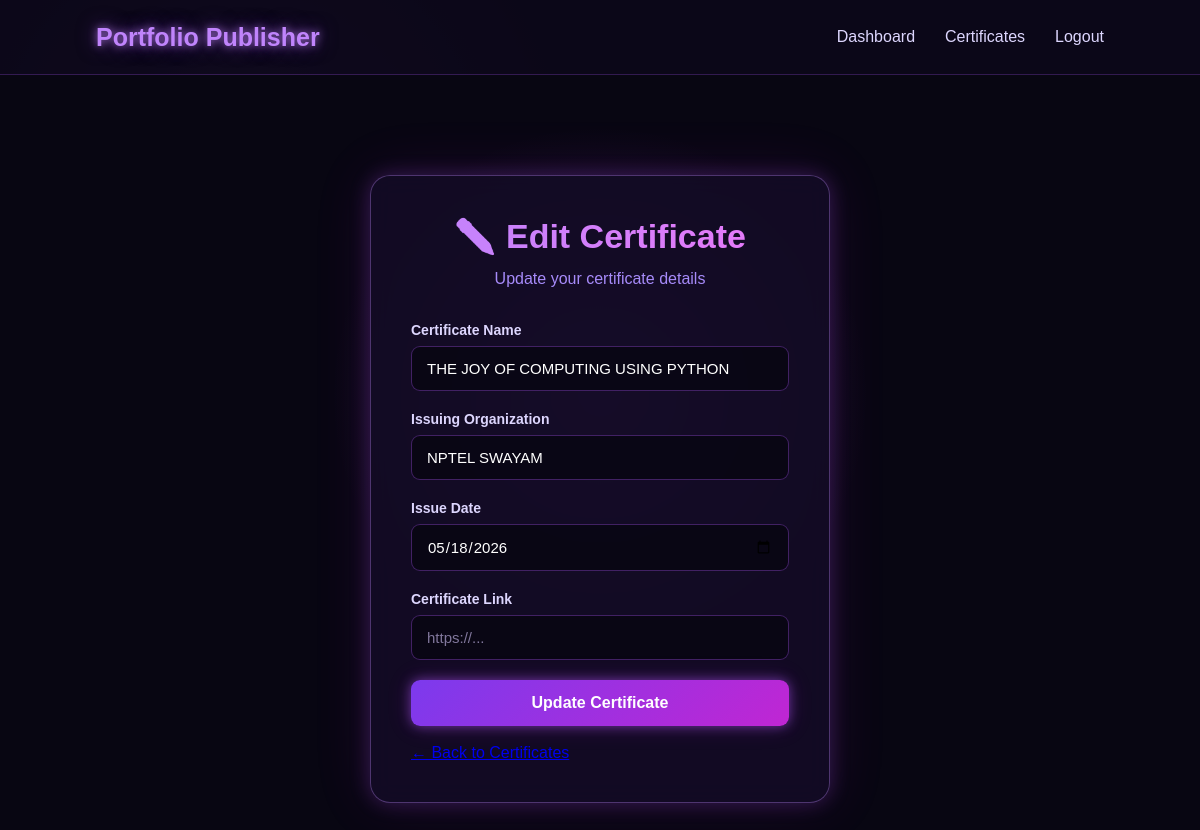
The app's page /edit-certificate/10 (signed in) with its own data.
### tables this page shows
CREATE TABLE certificates (
        id INTEGER PRIMARY KEY AUTOINCREMENT,
        user_id INTEGER NOT NULL,
        certificate_name TEXT NOT NULL,
        issuing_organization TEXT,
        issue_date TEXT,
        certificate_link TEXT, certificate_image TEXT,
        FOREIGN KEY (user_id) REFERENCES users(id)
    );

### app.py (the view, shortened to what this page needs)
@app.route("/edit-certificate/<int:certificate_id>", methods=["GET", "POST"])
def edit_certificate(certificate_id):
    if "user_id" not in session:
        return redirect(url_for("login"))
    conn = get_db()
    certificate = conn.execute(
        """
        SELECT *
        FROM certificates
        WHERE id = ? AND user_id = ?
        """,
        (
            certificate_id,
            session["user_id"]
        )
    ).fetchone()
    if not certificate:
        conn.close()
        return "Certificate not found!"
    conn.close()
    return render_template(
        "edit_certificate.html",
        certificate=certificate
    )

### app.py (called while the page is built)
def get_db():
    conn = sqlite3.connect("portfolio.db")
    conn.row_factory = sqlite3.Row
    return conn

### templates/edit_certificate.html (shortened to what this page needs)
<!DOCTYPE html>
<html lang="en">
<head>
    <link rel="stylesheet"
          href="{{ url_for('static', filename='css/style.css') }}">
</head>
<body>
    <nav class="navbar">
        <div class="logo">
            Portfolio Publisher
        </div>
        <div class="nav-links">
            <a href="/dashboard">Dashboard</a>
            <a href="/certificates">Certificates</a>
            <a href="/logout">Logout</a>
        </div>
    </nav>
    <div class="auth-container">
        <div class="auth-box">
            <h1>✏️ Edit Certificate</h1>
            <p class="auth-subtitle">
                Update your certificate details
            </p>
            <form method="POST">
                <label>Certificate Name</label>
                <input
                    type="text"
                    name="certificate_name"
                    value="{{ certificate['certificate_name'] }}"
                    required
                >
                <label>Issuing Organization</label>
                <input
                    type="text"
                    name="issuing_organization"
                    value="{{ certificate['issuing_organization'] }}"
                >
                <label>Issue Date</label>
                <input
                    type="date"
                    name="issue_date"
                    value="{{ certificate['issue_date'] }}"
                >
                <label>Certificate Link</label>
                <input
                    type="url"
                    name="certificate_link"
                    value="{{ certificate['certificate_link'] }}"
                    placeholder="https://..."
                >
                <button type="submit">
                    Update Certificate
                </button>
            </form>
            <br>
            <a href="/certificates">
            </a>
        </div>
    </div>
</body>
</html>

### static/css/style.css (style rules this page uses)
* { margin: 0; padding: 0; box-sizing: border-box; }
body { font-family: Arial, sans-serif; background: radial-gradient( circle at 20% 20%, rgba(139, 92, 246, 0.18), transparent 30% ), radial-gradient( circle at 80% 70%, rgba(192, 38, 211, 0.16), transparent 30% ), #080612; color: #ffffff; min-height: 100vh; }
.navbar { height: 75px; display: flex; justify-content: space-between; align-items: center; padding: 0 8%; background: rgba(12, 8, 25, 0.85); border-bottom: 1px solid rgba(168, 85, 247, 0.25); box-shadow: 0 0 25px rgba(168, 85, 247, 0.12); }
.logo { font-size: 25px; font-weight: bold; color: #c084fc; text-shadow: 0 0 8px rgba(192, 132, 252, 0.8), 0 0 20px rgba(168, 85, 247, 0.5); }
.nav-links { display: flex; align-items: center; gap: 30px; }
.nav-links a { text-decoration: none; color: #ddd6fe; font-weight: 500; transition: 0.3s; }
.auth-container { min-height: 100vh; display: flex; justify-content: center; align-items: flex-start; padding: 100px 20px 50px; background: radial-gradient( circle at 50% 40%, rgba(168, 85, 247, 0.18), transparent 35% ), #080612; }
.auth-box { width: 100%; max-width: 460px; padding: 40px; border-radius: 20px; background: rgba(20, 12, 38, 0.88); border: 1px solid rgba(192, 132, 252, 0.35); box-shadow: 0 0 20px rgba(168, 85, 247, 0.25), 0 0 60px rgba(192, 38, 211, 0.12); backdrop-filter: blur(12px); }
.auth-box h1 { text-align: center; font-size: 34px; margin-bottom: 10px; background: linear-gradient( 90deg, #c084fc, #e879f9 ); -webkit-background-clip: text; -webkit-text-fill-color: transparent; }
.auth-subtitle { text-align: center; color: #a78bfa; line-height: 1.6; margin-bottom: 30px; }
.auth-box label { display: block; margin-bottom: 8px; color: #ddd6fe; font-size: 14px; font-weight: bold; }
.auth-box input, .auth-box textarea { width: 100%; padding: 13px 15px; margin-bottom: 20px; background: rgba(8, 6, 18, 0.8); color: white; border: 1px solid rgba(168, 85, 247, 0.35); border-radius: 9px; outline: none; font-size: 15px; font-family: Arial, sans-serif; transition: 0.3s; }
.auth-box input::placeholder, .auth-box textarea::placeholder { color: #81779c; }
.auth-box button { width: 100%; padding: 14px; border: none; border-radius: 9px; background: linear-gradient( 135deg, #7c3aed, #c026d3 ); color: white; font-size: 16px; font-weight: bold; cursor: pointer; box-shadow: 0 0 12px rgba(168, 85, 247, 0.55), 0 0 25px rgba(192, 38, 211, 0.2); transition: 0.3s; }
.auth-container { position: relative; z-index: 2; }

### records on screen
certificates: certificate_name "THE JOY OF COMPUTING USING PYTHON", issuing_organization "NPTEL SWAYAM", issue_date "05/18/2026"
